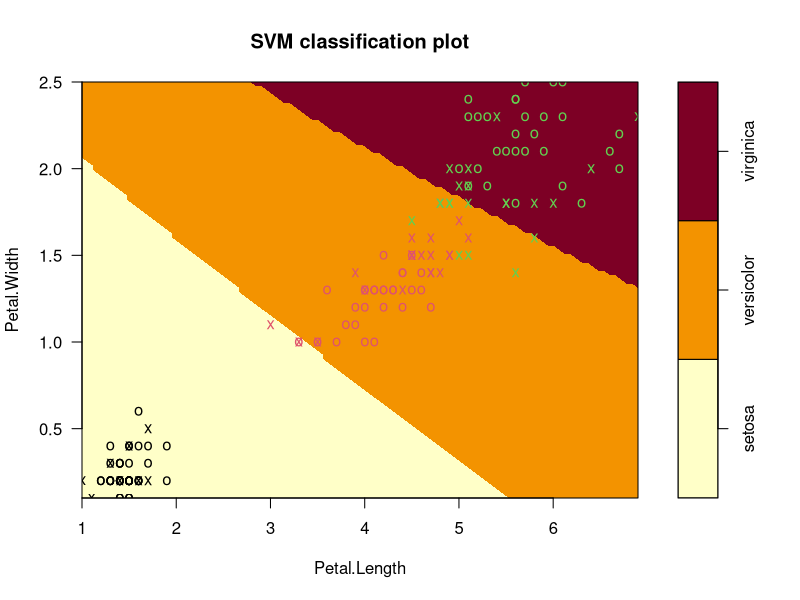
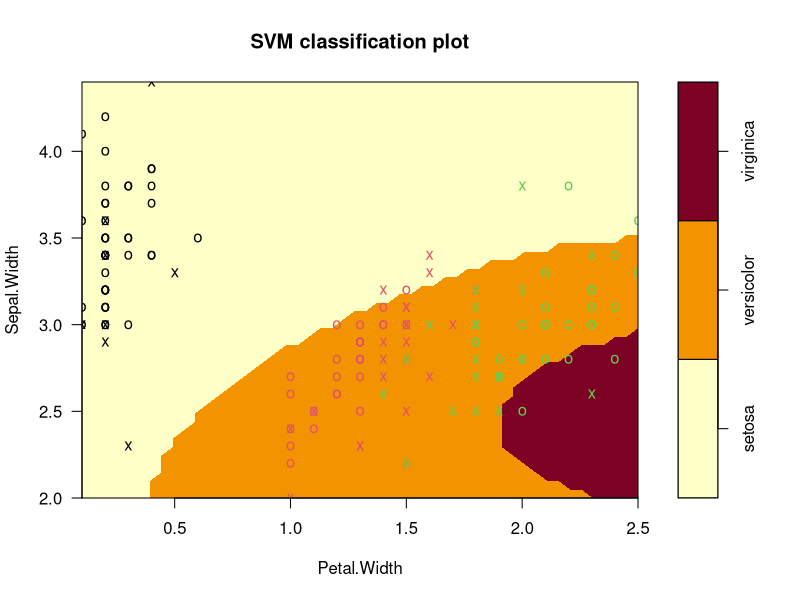

Write the R code that produced these figures, in order.
if (!require("ggplot2")) install.packages("ggplot2")
library(ggplot2)
if (!require("caret")) install.packages("caret")
library(caret)
if (!require("e1071")) install.packages("e1071")
library(e1071 )
########################
set.seed(2025)

train.index = sample(x=1:nrow(iris), size=ceiling(0.8*nrow(iris) )) #抽樣8/2
train_set = iris[train.index,]  #retrieve the training set
test_set = iris[-train.index,]  #retrieve the test set

NBModel=naiveBayes(Species ~., data=train_set)  #build the model
NBModel                                         #show the model

result=predict(NBModel,test_set)                #prediction
result
summary(result)
table(test_set$Species,result)

# give a detail of confusion matrix and evaluation
conf <- caret::confusionMatrix(data=result, reference = test_set$Species)
conf

#95% CI 百分之九十五信賴區間
#No Information Rate 隨機猜正確率
#P-Value [Acc > NIR] 檢驗Acc 是否顯著與隨機猜有所不同
#Kappa between -1 to 1 資料集是否平衡
#其它請見help
?caret::confusionMatrix

########################
### try the diamonds
########################
train.index = sample(x=1:nrow(diamonds), size=ceiling(0.8*nrow(diamonds) )) #抽樣8/2
train_set = diamonds[train.index,]
test_set = diamonds[-train.index,]
NBModel=naiveBayes(color ~., data=train_set)
NBModel

result=predict(NBModel,test_set)
result
summary(result)
table(test_set$color,result)
# give a detail of confusion matrix and evaluation
conf <- confusionMatrix(data=result, reference = test_set$color)
conf

########################
#SVM
########################
#library(e1071)
data(iris)
x <- subset(iris, select = -Species)
y <- iris$Species
model <- svm(Species ~ ., data = iris)
pred_result <- predict(model, x)
table(pred_result,y)
#plot(x, data, formula, fill = TRUE, grid = 50, slice = list(),
#     symbolPalette = palette(), svSymbol = "x", dataSymbol = "o", ...)

plot(model, iris, Petal.Width ~ Petal.Length,grid=100,
     slice = list(Sepal.Width = 3,Sepal.Length = 4))
iris
plot(model, iris, Sepal.Width ~ Petal.Width,
     slice = list(Sepal.Length = 3, Petal.Length = 4))

